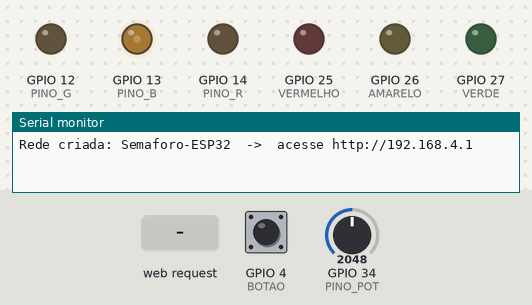
Simulated run of this sketch. Board: ESP32. Parts: output pins drawn as LEDs (lit = HIGH), the last lines printed to the serial monitor. The test bench sets the inputs (shaded band); at power-on: GPIO 34 (PINO_POT) = 2048, GPIO 4 (BOTAO) HIGH (analog values on the 0–4095 scale). WiFi joins after 1.5 s; servers stay silent unless stated.

Above: at 1.2 s.
1.3 s: HTTP request GET /rgb received
At 2.4 s:
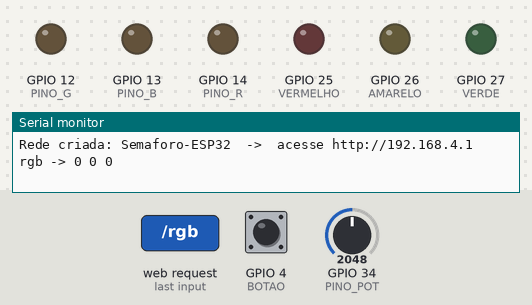
4.3 s: HTTP request GET /rgb?cor=120&r=120&g=120 received
At 6.8 s:
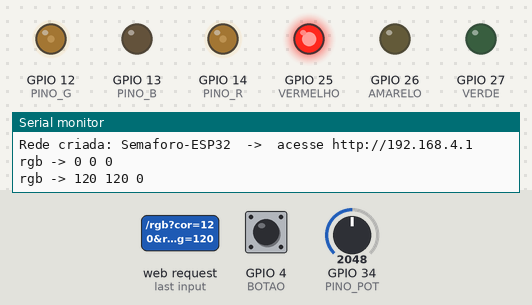
7.3 s: GPIO 34 (PINO_POT) set to 2866
At 9.9 s:
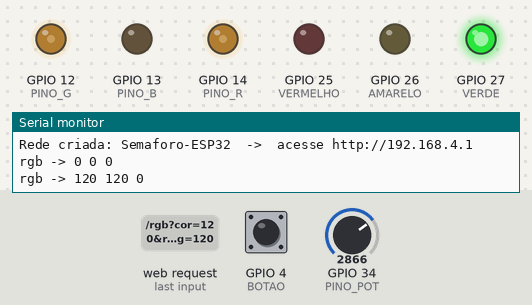
10.3 s: HTTP request GET /semaforo?cor=off received
At 11.5 s:
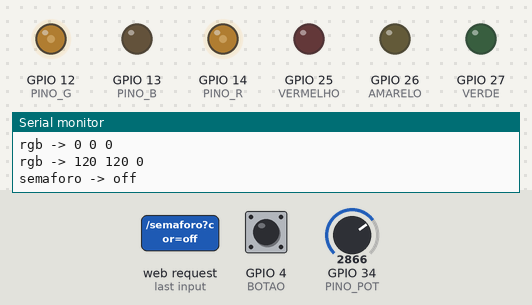
11.8 s: HTTP request GET /semaforo?cor=amarelo received
At 12.8 s:
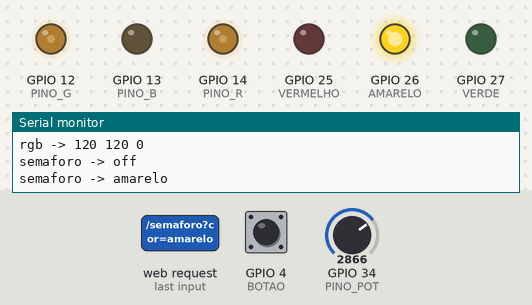
13.3 s: GPIO 4 (BOTAO) pulled LOW for 0.15 s
At 13.9 s:
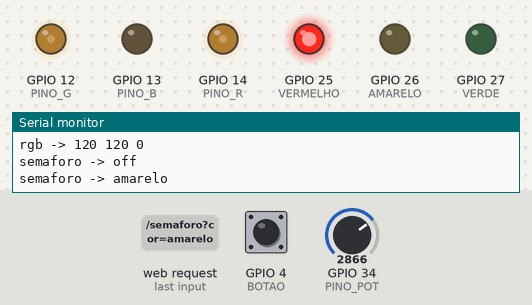
Timing chart, 0 to 15.9 s (numbered marks = the images above; inputs shaded):
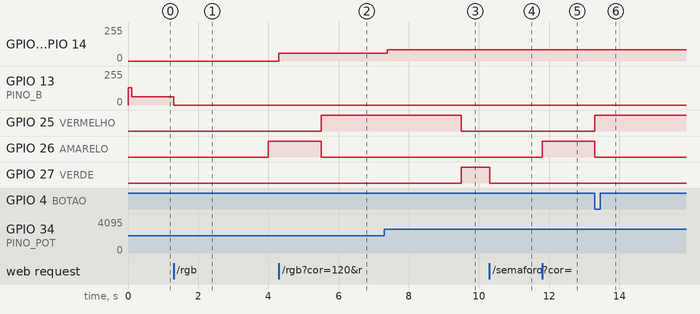

Measured:
- after the input at 1.3 s, GPIO 13 (PINO_B): 63/255 → 0/255 at once
- after the input at 4.3 s, GPIO 12 (PINO_G), GPIO 14 (PINO_R): 0/255 → 59/255 at once
- after the input at 7.3 s, GPIO 12 (PINO_G), GPIO 14 (PINO_R): 59/255 → 83/255 after 0.08 s
- after the input at 10.3 s, GPIO 27 (VERDE): HIGH → LOW at once
- after the input at 11.8 s, GPIO 26 (AMARELO): LOW → HIGH at once
- after the input at 13.3 s, GPIO 25 (VERMELHO): LOW → HIGH at once; GPIO 26 (AMARELO): HIGH → LOW at once

The sketch:

06_esp32_web.ino
```cpp
/*
  06 - Controle pelo Wi-Fi: pagina web local para o semaforo e o LED RGB
  Placa: ESP32 Dev Module (core esp32 3.x)   Ligacoes: iguais ao sketch 05

  Como funciona:
    1. O ESP32 entra na rede Wi-Fi (ou cria a sua propria, se MODO_AP = true).
    2. Ele roda um SERVIDOR WEB: quem acessar http://<ip>/ recebe a pagina HTML abaixo.
    3. Os botoes da pagina chamam enderecos como /semaforo?cor=verde  e  /rgb?r=255&g=0&b=0
    4. O ESP32 le os parametros e acende os LEDs. Tudo sem delay(), para nunca travar o servidor.

  Abra o Monitor Serial (115200) para ver o endereco IP. Celular e ESP32 na MESMA rede.
*/
#include <WiFi.h>
#include <WebServer.h>

// ---------- rede ----------
const bool MODO_AP = true;                 // true: o ESP32 cria a rede "Semaforo-ESP32" (senha abaixo)
const char* SSID_AP = "Semaforo-ESP32";    // false: entra na rede da escola (preencha abaixo)
const char* SENHA_AP = "12345678";
const char* SSID_ESCOLA = "NOME-DA-REDE";
const char* SENHA_ESCOLA = "SENHA-DA-REDE";

// ---------- pinos ----------
const int VERMELHO = 25, AMARELO = 26, VERDE = 27;
const int PINO_R = 14, PINO_G = 12, PINO_B = 13;
const int BOTAO = 4, PINO_POT = 34;        // botao fisico: avanca o semaforo; pot: brilho geral do RGB
bool botaoAntes = HIGH;

WebServer servidor(80);

// estado atual (o que a pagina mostra e o que os LEDs fazem)
String corSemaforo = "auto";               // "auto", "verde", "amarelo", "vermelho", "off"
int corR = 0, corG = 0, corB = 128;
const int FASE_PINO[] = { VERDE, AMARELO, VERMELHO };
const unsigned long FASE_MS[] = { 4000, 1500, 4000 };
int faseAtual = 0;
unsigned long inicioFase = 0;

// ---------- pagina HTML (fica na memoria flash) ----------
const char PAGINA[] PROGMEM = R"HTML(
<!DOCTYPE html><html lang="pt-br"><head><meta charset="utf-8"><meta name="viewport" content="width=device-width,initial-scale=1">
<title>Semaforo ESP32</title>
<style>
 body{font-family:sans-serif;background:#111;color:#eee;text-align:center;margin:0;padding:16px}
 h1{font-size:1.4em} .card{background:#222;border-radius:12px;padding:16px;margin:12px auto;max-width:360px}
 button{font-size:1.1em;padding:12px 18px;margin:6px;border:0;border-radius:8px;color:#fff;cursor:pointer}
 .vd{background:#2a2} .am{background:#ca0} .vm{background:#c22} .au{background:#448} .off{background:#555}
 input[type=color]{width:120px;height:60px;border:0;background:none}
 #estado{opacity:.8}
</style></head><body>
<h1>Semaforo + RGB pelo Wi-Fi</h1>
<div class="card"><h2>Semaforo</h2>
 <button class="vd" onclick="sem('verde')">Verde</button>
 <button class="am" onclick="sem('amarelo')">Amarelo</button>
 <button class="vm" onclick="sem('vermelho')">Vermelho</button><br>
 <button class="au" onclick="sem('auto')">Automatico</button>
 <button class="off" onclick="sem('off')">Apagar</button>
 <p id="estado">estado: %SEMAFORO%</p></div>
<div class="card"><h2>LED RGB</h2>
 <input type="color" id="cor" value="%COR%" oninput="rgb(this.value)">
 <p>toque na cor para escolher</p></div>
<script>
 function sem(c){fetch('/semaforo?cor='+c).then(r=>r.text()).then(t=>document.getElementById('estado').textContent='estado: '+t)}
 function rgb(hex){const r=parseInt(hex.substr(1,2),16),g=parseInt(hex.substr(3,2),16),b=parseInt(hex.substr(5,2),16);
   fetch('/rgb?r='+r+'&g='+g+'&b='+b)}
</script></body></html>
)HTML";

// ---------- LEDs ----------
void mostrar(int pino) {
  digitalWrite(VERMELHO, pino == VERMELHO);
  digitalWrite(AMARELO,  pino == AMARELO);
  digitalWrite(VERDE,    pino == VERDE);
}
void aplicarSemaforo() {
  if (corSemaforo == "verde")         mostrar(VERDE);
  else if (corSemaforo == "amarelo")  mostrar(AMARELO);
  else if (corSemaforo == "vermelho") mostrar(VERMELHO);
  else if (corSemaforo == "off")      mostrar(-1);
  // "auto": quem cuida e o loop() com millis()
}
int brilho = 255;                                   // 0..255, vem do potenciometro
void cor(int r, int g, int b) {                     // aplica o brilho do pot a cor escolhida na pagina
  ledcWrite(PINO_R, r * brilho / 255);
  ledcWrite(PINO_G, g * brilho / 255);
  ledcWrite(PINO_B, b * brilho / 255);
}

// ---------- rotas do servidor ----------
void paginaInicial() {
  String html = FPSTR(PAGINA);
  html.replace("%SEMAFORO%", corSemaforo);
  char hex[8]; snprintf(hex, sizeof(hex), "#%02x%02x%02x", corR, corG, corB);
  html.replace("%COR%", hex);
  servidor.send(200, "text/html; charset=utf-8", html);
}
void rotaSemaforo() {
  if (servidor.hasArg("cor")) corSemaforo = servidor.arg("cor");
  aplicarSemaforo();
  Serial.println("semaforo -> " + corSemaforo);
  servidor.send(200, "text/plain", corSemaforo);
}
void rotaRgb() {
  corR = servidor.arg("r").toInt();
  corG = servidor.arg("g").toInt();
  corB = servidor.arg("b").toInt();
  cor(corR, corG, corB);
  Serial.printf("rgb -> %d %d %d\n", corR, corG, corB);
  servidor.send(200, "text/plain", "ok");
}

void setup() {
  Serial.begin(115200);
  pinMode(VERMELHO, OUTPUT); pinMode(AMARELO, OUTPUT); pinMode(VERDE, OUTPUT);
  pinMode(BOTAO, INPUT_PULLUP);
  analogReadResolution(12);
  ledcAttach(PINO_R, 5000, 8); ledcAttach(PINO_G, 5000, 8); ledcAttach(PINO_B, 5000, 8);
  cor(corR, corG, corB);

  if (MODO_AP) {
    WiFi.softAP(SSID_AP, SENHA_AP);
    Serial.print("Rede criada: "); Serial.print(SSID_AP);
    Serial.print("  ->  acesse http://"); Serial.println(WiFi.softAPIP());
  } else {
    WiFi.begin(SSID_ESCOLA, SENHA_ESCOLA);
    Serial.print("Conectando");
    while (WiFi.status() != WL_CONNECTED) { delay(500); Serial.print("."); }
    Serial.print("\nConectado!  ->  acesse http://"); Serial.println(WiFi.localIP());
  }

  servidor.on("/", paginaInicial);
  servidor.on("/semaforo", rotaSemaforo);
  servidor.on("/rgb", rotaRgb);
  servidor.begin();
  inicioFase = millis();
}

void loop() {
  servidor.handleClient();                       // atende quem acessou a pagina
  if (corSemaforo == "auto" && millis() - inicioFase >= FASE_MS[faseAtual]) {
    faseAtual = (faseAtual + 1) % 3;
    mostrar(FASE_PINO[faseAtual]);
    inicioFase = millis();
  }
  // botao fisico: forca a proxima cor (a pagina passa a mostrar esse estado)
  bool botaoAgora = digitalRead(BOTAO);
  if (botaoAntes == HIGH && botaoAgora == LOW) {
    if (corSemaforo == "verde") corSemaforo = "amarelo";
    else if (corSemaforo == "amarelo") corSemaforo = "vermelho";
    else corSemaforo = "verde";
    aplicarSemaforo();
    delay(50);
  }
  botaoAntes = botaoAgora;
  // potenciometro: brilho geral do RGB (le a cada 100 ms para nao "tremer")
  static unsigned long ultimoPot = 0;
  if (millis() - ultimoPot > 100) {
    ultimoPot = millis();
    int novo = map(analogRead(PINO_POT), 0, 4095, 0, 255);
    if (abs(novo - brilho) > 3) { brilho = novo; cor(corR, corG, corB); }
  }
}
```
